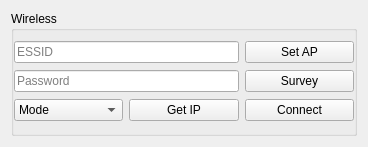
<?xml version="1.0" encoding="UTF-8"?>
<ui version="4.0">
 <class>ConsoleWirelessActionsWidget</class>
 <widget class="QWidget" name="ConsoleWirelessActionsWidget">
  <property name="geometry">
   <rect>
    <x>0</x>
    <y>0</y>
    <width>368</width>
    <height>147</height>
   </rect>
  </property>
  <property name="windowTitle">
   <string>Form</string>
  </property>
  <layout class="QGridLayout" name="gridLayout_2">
   <item row="0" column="0">
    <widget class="QGroupBox" name="wireless_view">
     <property name="enabled">
      <bool>true</bool>
     </property>
     <property name="sizePolicy">
      <sizepolicy hsizetype="Minimum" vsizetype="Preferred">
       <horstretch>0</horstretch>
       <verstretch>0</verstretch>
      </sizepolicy>
     </property>
     <property name="title">
      <string>Wireless</string>
     </property>
     <layout class="QGridLayout" name="gridLayout">
      <property name="leftMargin">
       <number>0</number>
      </property>
      <property name="rightMargin">
       <number>0</number>
      </property>
      <item row="0" column="0" colspan="2">
       <widget class="QLineEdit" name="essid_input">
        <property name="placeholderText">
         <string>ESSID</string>
        </property>
       </widget>
      </item>
      <item row="2" column="1">
       <widget class="QPushButton" name="button_get_ip">
        <property name="text">
         <string>Get IP</string>
        </property>
       </widget>
      </item>
      <item row="1" column="2">
       <widget class="QPushButton" name="button_survey">
        <property name="text">
         <string>Survey</string>
        </property>
       </widget>
      </item>
      <item row="2" column="0">
       <widget class="QComboBox" name="mode_select">
        <property name="enabled">
         <bool>true</bool>
        </property>
        <item>
         <property name="text">
          <string>Mode</string>
         </property>
        </item>
        <item>
         <property name="text">
          <string>STATION</string>
         </property>
        </item>
        <item>
         <property name="text">
          <string>SOFTAP</string>
         </property>
        </item>
        <item>
         <property name="text">
          <string>STATIONAP</string>
         </property>
        </item>
       </widget>
      </item>
      <item row="2" column="2">
       <widget class="QPushButton" name="button_connect">
        <property name="text">
         <string>Connect</string>
        </property>
       </widget>
      </item>
      <item row="1" column="0" colspan="2">
       <widget class="QLineEdit" name="password_entry">
        <property name="echoMode">
         <enum>QLineEdit::Normal</enum>
        </property>
        <property name="placeholderText">
         <string>Password</string>
        </property>
       </widget>
      </item>
      <item row="0" column="2">
       <widget class="QPushButton" name="button_set_ap">
        <property name="text">
         <string>Set AP</string>
        </property>
       </widget>
      </item>
     </layout>
    </widget>
   </item>
  </layout>
 </widget>
 <resources/>
 <connections/>
</ui>
